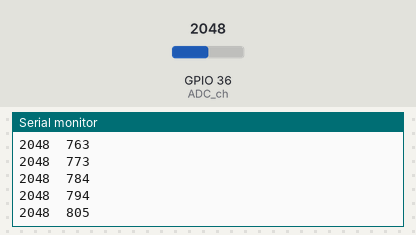
The sketch below on a simulated ESP32. Shown: the last lines printed to the serial monitor. The inputs (shaded band) are chosen by the test bench; at power-on: GPIO 36 (ADC_ch) = 2048.

Above: at 0.8 s.
0.9 s: GPIO 36 (ADC_ch) set to 1064
At 1.7 s:
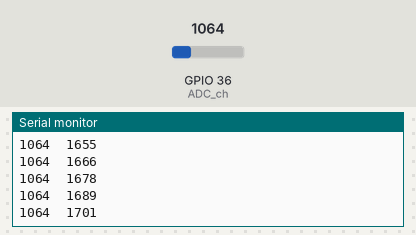
2.4 s: GPIO 36 (ADC_ch) set to 963
At 2.59 s:
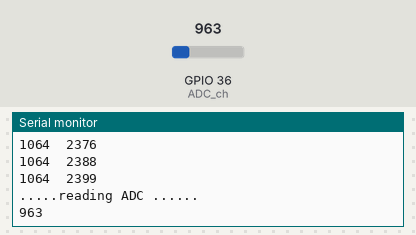
Timing chart, 0 to 5.4 s (numbered marks = the images above; inputs shaded):
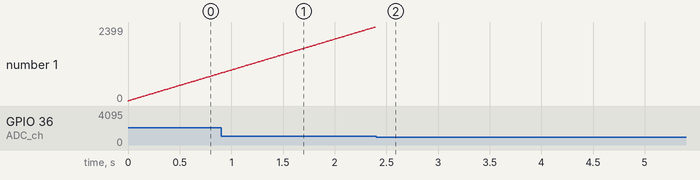

Measured:
- the behaviour switches between 1001 and 1000 on GPIO 36 (ADC_ch) (found by bisection; images 1 and 2)

The sketch:

MQ3.ino
```cpp
#define ADC_ch A0
#define ADC_level 1000
#define sampleDelay 200
unsigned long initTime;


void setup() {
  Serial.begin(9600);
  analogSetPinAttenuation(ADC_ch ,ADC_11db);
  adcAttachPin(ADC_ch);

  initTime=millis();
  while(analogRead(ADC_ch)>ADC_level){
    Serial.print(analogRead(ADC_ch));
    Serial.print("\t");
    Serial.println(millis()-initTime);
  }
  Serial.println(".....reading ADC ......");
}

void loop() {
  int adc_value;
  adc_value = analogRead(ADC_ch);
  Serial.println(adc_value);
  delay(sampleDelay);

}
```
